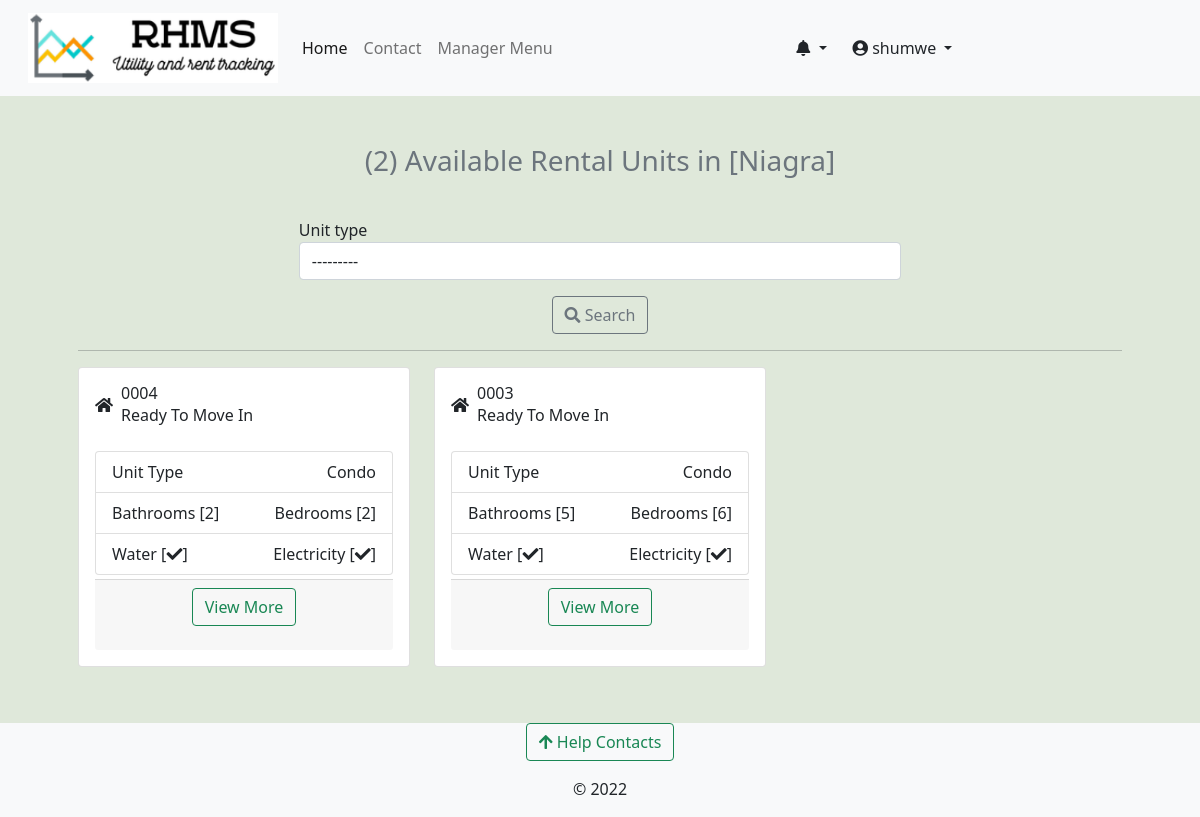
Page /building-units/niagra-bumnsd-sd-djks/ (signed in) on the committed database.
### accounts/models.py (models this page shows, shortened)
class User(AbstractUser):
    avatar = models.ImageField(upload_to=get_avatar_path, default='no-avatar.png')
    is_verified = models.BooleanField(default=False)
    is_tenant = models.BooleanField(default=False)
    is_manager = models.BooleanField(default=False)

### rental_property/models.py (models this page shows, shortened)
class Building(models.Model):
    STATUS_CHOICES = [
        ('op', 'Vacancies Available'),
        ('um', 'Under Maintanance'),
        ('fo', 'Fully Occupied'),
        ('dc', 'Decomisioned'),
    ]
    estate = models.ForeignKey(Estate, on_delete=models.CASCADE, null=True, blank=True)
    name = models.CharField(max_length=100)
    slug = models.SlugField(max_length=100, unique=True)
    registered_owner = models.CharField(max_length=50)
    manager = models.ForeignKey(Managers, on_delete=models.CASCADE, related_name='building_manager')
    added_by = models.ForeignKey(User, on_delete=models.DO_NOTHING)
    address_line = models.CharField(max_length=50)
    cover_image = models.ImageField(upload_to='building-cover', null=True, blank=True)
    county = models.ForeignKey(Counties, on_delete=models.CASCADE)
    country = models.CharField(max_length=50, default='Kenya')
    building_status = models.CharField(max_length=5, choices=STATUS_CHOICES)
    added = models.DateTimeField(default=datetime.now)
    updated = models.DateTimeField(auto_now=True)

class RentalUnit(models.Model):
    MAINTANANCE_STATUS_CHOICES = [
        ('nm', 'Unchechecked Report'),
        ('ip', 'Initiating Inspection'),
        ('ir', 'Maintanance In Progress'),
        ('op', 'No Active Reports'),
        ('rm', 'Remove'),
    ]
    STATUS_CHOICES = [
        ('occupied', 'Currently Occupied'),
        ('ready', 'Ready To Move In'),
        ('hold', 'On Hold'),
        ('maintanance', 'Under Maintanance'),
    ]
    building = models.ForeignKey(Building, on_delete=models.CASCADE)
    unit_type = models.ForeignKey(UnitType, on_delete=models.CASCADE)
    added_by = models.ForeignKey(User, on_delete=models.CASCADE)
    unit_number = models.CharField(max_length=50)
    slug = models.SlugField(max_length=50, unique=True, blank=True, null=True, help_text='This field is autogenerated')
    bathrooms = models.PositiveIntegerField()
    bedrooms = models.PositiveIntegerField()
    dimension = models.CharField(max_length=50)
    kitchen = models.BooleanField(default=True)
    status = models.CharField(max_length=20, choices=STATUS_CHOICES,default='ready')
    maintanance_status = models.CharField(max_length=6, choices=MAINTANANCE_STATUS_CHOICES, default='op')
    total_occupants = models.PositiveIntegerField(help_text="Number of people in the unit", null=True, blank=True)
    water_available = models.BooleanField(default=True)
    rent_amount = models.DecimalField(decimal_places=2, max_digits=9, null=True, blank=True)
    electricity_available = models.BooleanField(default=True)
    added = models.DateTimeField(default=datetime.now)
    updated = models.DateTimeField(auto_now=True)
    class Meta:
        unique_together = ('building', 'unit_number')
        verbose_name_plural = 'Rental Houses'

class UnitType(models.Model):
    name = models.CharField(max_length=55)
    slug = models.SlugField(max_length=55, unique=True)
    added_by = models.ForeignKey(User, on_delete=models.DO_NOTHING)
    added = models.DateTimeField(default=datetime.now)
    updated = models.DateTimeField(auto_now=True)
    def __str__(self):
        return f"{self.name}"
    class Meta:
        ordering = ('name',)
        verbose_name_plural = 'Available Unit Types'

### rental_property/views.py (the view)
# urls.py: path('building-units/<slug:building_slug>/', views.vacant_building_units, name='building-units'),
def vacant_building_units(request, building_slug):
    building = get_object_or_404(Building, slug=building_slug)
    rental_units = RentalUnit.objects.filter(building=building, status='ready').order_by('-added')
    rental_units_filter = UserUnitsFilter(request.GET,queryset=rental_units)
    unit_count = rental_units.count()
    context = {'unit_count': unit_count, 'rental_units':rental_units_filter, 'building': building}
    return render(request, 'rental_property/building-units.html', context)

### accounts/context_processors.py (called while the page is built)
def get_notifications(request):
    user = request.user
    if user.is_authenticated:
        notifications = UserNotifications.objects.filter(
            user_id=user).order_by('-created')[:7]
        return dict(notifications=notifications)
    else:
        return {'false': False}

### complaints/context_processors.py (called while the page is built)
def get_contacts(request):
    user = request.user
    if user.is_authenticated:
        if user.is_tenant:
            tenant = Tenants.objects.get(associated_account=user)
            building = Building.objects.get(id=tenant.rented_unit.building_id)
            contacts = HelpContacts.objects.filter(associated_building=building)
            return dict(contacts=contacts)
        elif user.is_manager:
            contacts = HelpContacts.objects.all()
            return dict(contacts=contacts)
        else:
            contacts = HelpContacts.objects.filter(make_publicly_available=True)
            return dict(contacts=contacts)
    else:
        contacts = HelpContacts.objects.filter(make_publicly_available=True)
        return dict(contacts=contacts)

### rental_property/context_processors.py (called while the page is built)
def my_managed_buildings(request):
    user_instance = request.user
    if user_instance.is_authenticated:
        manager_instance = Managers.objects.filter(associated_account=user_instance)[:1]
        managed_buildings = Building.objects.filter(manager=manager_instance)
        return dict(managed_buildings=managed_buildings)
    else:
        return {'False': False,}

### rental_property/templates/rental_property/building-units.html (shortened to what this page needs)
{% extends 'base.html' %}
{% load crispy_forms_tags %}
{% block content %}
<section class="container p-5">
    <div class="d-grid gap-2 mb-3 text-center">
        <span class="btn-outline-secondary mb-3" ><h3> ({{unit_count}})  Available Rental Units in [{{building.name}}] </h3></span>
      </div>
      <form method='get'>
      <div class="row d-flex justify-content-center g-3">
        <div class="col-7">
            {{rental_units.form.unit_type|as_crispy_field}}
        </div>
        <div class="col-7 text-center">
            <button type="submit" class="form-group btn btn-outline-secondary ">
                <span class="fa fa-search"></span> Search
              </button>
        </div>
    </div>
</form>
<hr/>
    <div class="row row-cols-1 row-cols-md-3 g-4">
        {% for unit in rental_units.qs %}
        <div class="col-md-4">
            <div class="card p-3 mb-2">
                <div class="d-flex justify-content-between">
                    <div class="d-flex flex-row align-items-center">
                        <div class="icon"> <em class="fa fa-home"></em> </div>
                        <div class="ms-2 c-details">
                            <h6 class="mb-0">{{unit.unit_number}}</h6> <span>{{unit.get_status_display}} </span>
                        </div>
                    </div>
                </div>
                <div class="mt-4">
                    <ul class="list-group">
                        <li class="list-group-item d-flex justify-content-between align-items-center">Unit Type
                            <span>{{unit.unit_type}}</span>
                        </li>
                        <li class="list-group-item d-flex justify-content-between align-items-center">Bathrooms [{{unit.bathrooms}}]
                            <span>Bedrooms [{{unit.bedrooms}}] </span>
                        </li>
                        <li class="list-group-item d-flex justify-content-between align-items-center">
                            <span>{% if unit.water_available %} Water [<em class="fa fa-check"></em>]{% endif %}</span>
                            <span>{% if unit.electricity_available %} Electricity [<em class="fa fa-check"></em>] {% endif %}</span>
                        </li>
                      </ul>
                    <div class="card-footer mt-1">
                        <p class="text-center">
                            <a href="{% url 'unit-details' unit.building.slug unit.slug %}" class="btn btn-outline-success">View More</a>
                        </p>
                      </div>
                </div>
            </div>
        </div>
        {% empty %}
        <div class="col-md-4">
            <div class="card p-3 mb-2">
                <p> Oops! not found, Please check back later. </p>
            </div>
        </div>
        {% endfor%}
    </div>
</section>
{% endblock %}

### templates/base.html (shortened to what this page needs)
<!doctype html>
<html lang="en">
  {% load static %}
  {% load i18n %}
  <head>
    {% load pwa %}
    <link href="https://cdn.jsdelivr.net/npm/bootstrap@5.0.2/dist/css/bootstrap.min.css" rel="stylesheet">
    <link type="text/css" href="{% static 'css/main.css' %}" rel="stylesheet">
    <link rel="stylesheet" href="https://cdnjs.cloudflare.com/ajax/libs/font-awesome/4.7.0/css/font-awesome.min.css">
    <link rel="stylesheet" href="https://pro.fontawesome.com/releases/v5.11.2/css/all.css">
  </head>
  <body class="d-flex flex-column min-vh-100" style="background-color: #dfe8da;">
    <nav class="navbar navbar-expand-lg navbar-light bg-light" aria-label="main-nav">
        <div class="container-fluid">
          <a class="navbar-brand align" href="{% url 'operational-buildings' %}">
                <div class="d-flex">
                    <div class="ms-3 d-flex flex-column">
                      <img src="{% static 'img/rhms_logo2.png' %}" alt="logo" width="250" height="70"/>
                    </div>
                </div>
            </a>
            <div class="collapse navbar-collapse" id="mynav">
                <ul class="navbar-nav mb-lg-0">
                    <li class="nav-item"> <a class="nav-link active" aria-current="page" href="{% url 'operational-buildings' %}">Home</a> </li>
                    <li class="nav-item"> <a class="nav-link" aria-current="page" href="{% url 'core:contact' %}">Contact</a> </li>
                    {% if user.is_manager %}
                    <li class="nav-item"> <a class="nav-link" data-bs-toggle="offcanvas" href="#hrmsCanvas" role="button" aria-controls="hrmsCanvas">Manager Menu</a> </li>
                    {% endif %}
                </ul>
                </div>
                {% if request.user.is_authenticated %}
                <div class="collapse navbar-collapse" id="mynav">
                  <div class="dropdown">
                    <a href="#" class="btn dropdown-toggle" type="button" id="messagesDrop" data-bs-toggle="dropdown" aria-haspopup="true" aria-expanded="false">
                      <em class="fas fa-bell"></em>
                    </a>
                      {% load humanize %}
                  </div>
                <div class="collapse navbar-collapse" id="mynav">
                  <div class="dropdown">
                    <a href="#" class="btn dropdown-toggle" type="button" id="dropdownMenuButton" data-bs-toggle="dropdown" aria-haspopup="true" aria-expanded="false">
                      <em class="fas fa-user-circle"></em> {{ request.user.username }}
                    </a>
                  </div>
                </div>
                {% endif %}
            </div>
    </nav>
    {% block content %}	{% endblock content%}
    <footer class="mt-auto bg-light">
      <div class="mb-3 text-center">
      <button class="btn btn-outline-success" type="button" data-bs-toggle="offcanvas" data-bs-target="#contactsOffcanvas" aria-controls="contactsOffcanvas"><em class="fas fa-arrow-upfas fa-arrow-up"></em> Help Contacts</button>
      </div>
      <div>
        <p class="text-center ">&copy; 2022</p>
  </footer>
  </body>
</html>

### static/css/main.css (style rules this page uses)
:root { --header-height: 3rem; --nav-width: 68px; --first-color-light: #AFA5D9; --white-color: #F7F6FB; --body-font: 'Nunito', sans-serif; --normal-font-size: 1rem; --z-fixed: 100 }

### rows in the picture
User: user.username "shumwe"
Building: name "Niagra"
RentalUnit: unit_number "0004", status "Ready To Move In", unit_type "Condo", bathrooms "2", bedrooms "2", water_available "Water [", electricity_available "Electricity ["
RentalUnit: unit_number "0003", status "Ready To Move In", unit_type "Condo", bathrooms "5", bedrooms "6", water_available "Water [", electricity_available "Electricity ["

### other values in the picture
{{ unit_count }} "2"
